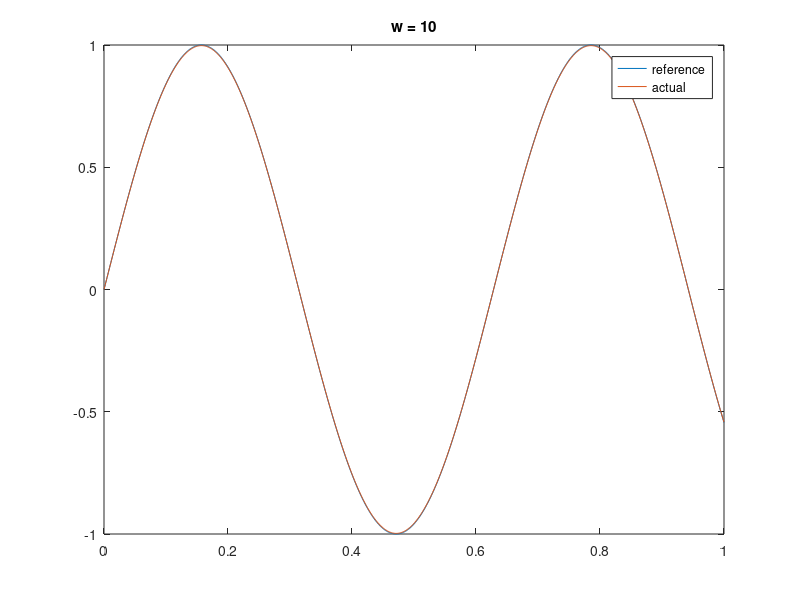
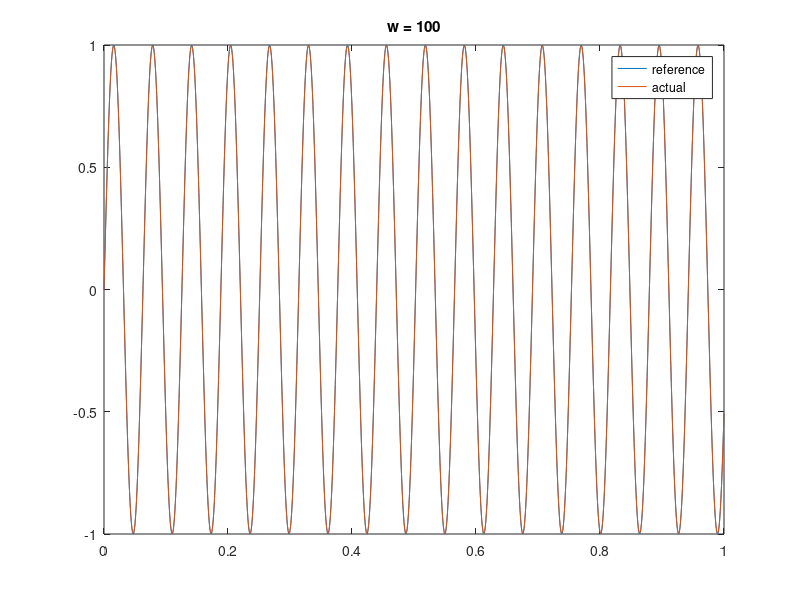
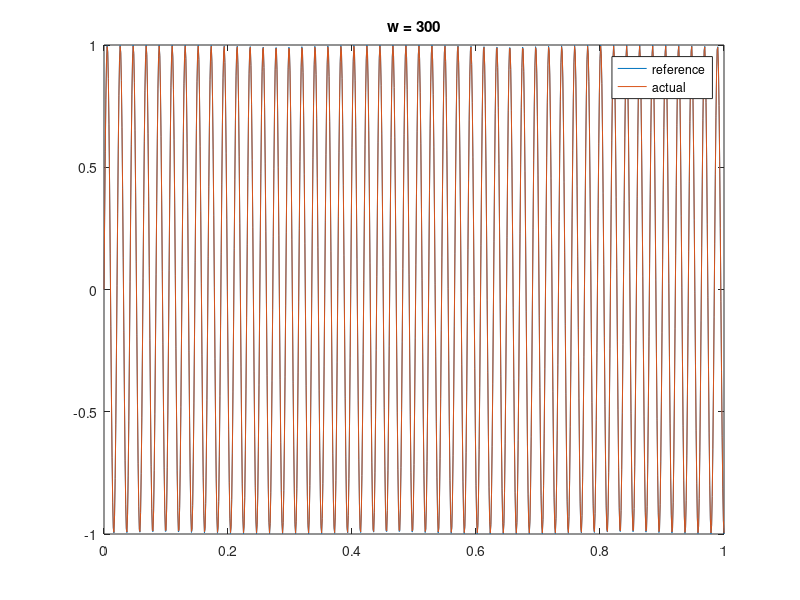
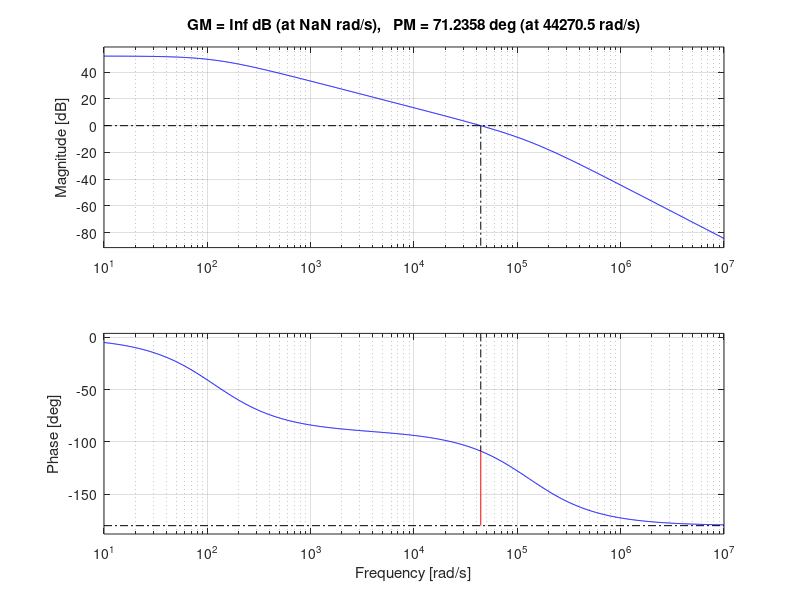

The MATLAB source for these figures, in order:
s = tf('s');

% simulate motor speed
Rm = 37.5;
Lm = 0.29 * 10^(-3);
Jm = 0.015 * 10^(-7);
Kt = 2.63 * 10^(-3);
Ke = 0.002488;

% motor constants
Tm = (Rm*Jm)/(Ke*Kt);
Te = Lm/Rm;

% transfer function of plant of DC motor
p = tf([1], [Ke*Tm*Te, Ke*Tm, Ke]);

% transfer function of controller
cp = 1;

% transfer function of feedforward block
gp = series(cp,p);


% transfer function of feedback system
fp = feedback(gp, 1);

% simulation settings
t = [0:0.001:1];
r1 = 1 * sin(10*t);
r2 = 1 * sin(100*t); % speed up frequency
r3 = 1 * sin(300*t);

% simulation
y1 = lsim(fp, r1, t);
y2 = lsim(fp, r2, t);
y3 = lsim(fp, r3, t);

% plot
figure(1);
plot(t, r1 ,t, y1);
legend('reference', 'actual');
title('w = 10');

figure(2);
plot(t, r2 ,t, y2);
legend('reference', 'actual');
title('w = 100');

figure(3);
plot(t, r3 ,t, y3);
legend('reference', 'actual');
title('w = 300');

% bode plot
figure(4);
bode(gp);
grid on;
margin(gp);